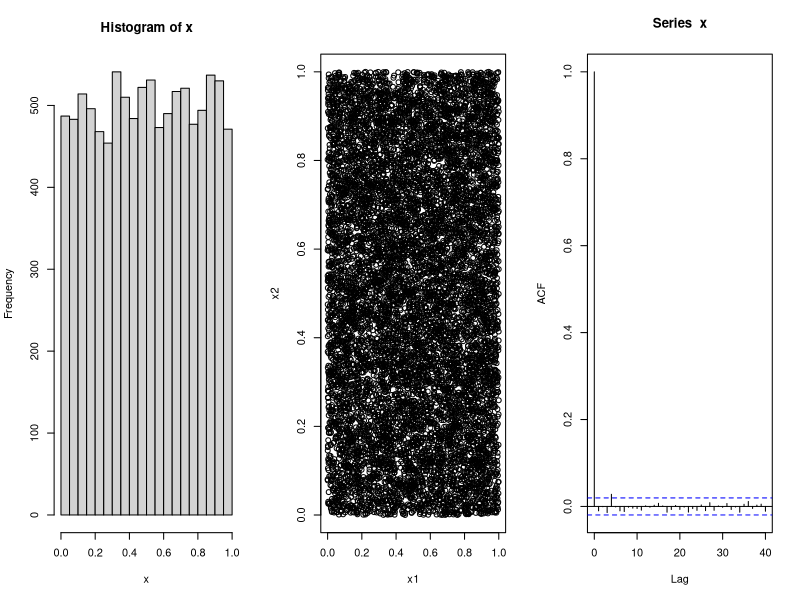
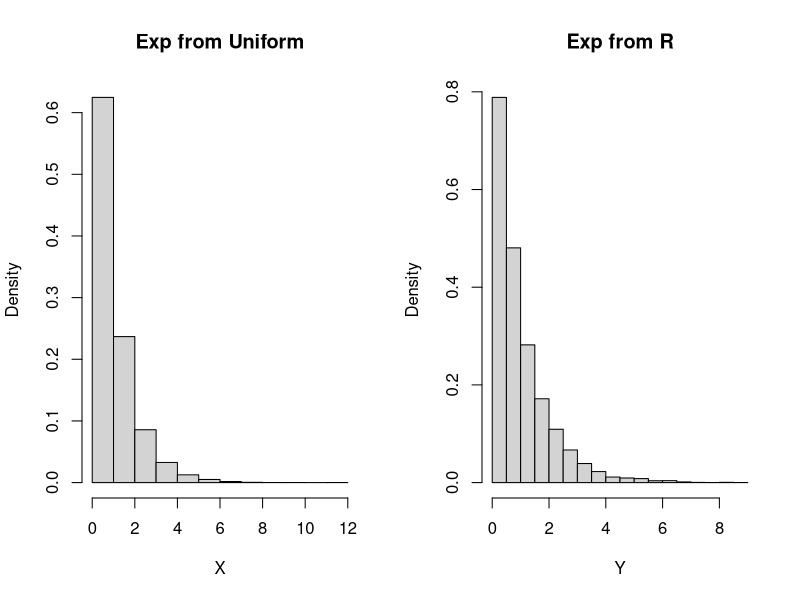

Recreate these plots in R, in order. (Note: this script raises an error after producing the figures.)
####################################################
#####                                          #####
#####       RANDOM  VARIABLE  GENERATION       #####
#####                                          #####
####################################################

# Monte Carlo methods mostly rely on the possibility
# of producing (with a computer) a supposedly endless 
# flow of random variables for well-known or
# new distributions. Such a simulation is, in turn, 
# based on the production of uniform random variables
# on the interval (0; 1). 

# The uniform distribution U[0;1] provides the basic 
# probabilistic representation of randomness on 
# computer and the generators for all other
# distributions require a sequence of uniform 
# variables to be simulated.

#####   UNIFORM  SIMULATION

# Basic uniform generator is runif(), only required
# entry is number of values to be generated.
# Optional parameters are min and max, bounds of interval
# Default is min=0 and max=1

runif(100, min=2, max=5) # produces 100 random variables
        # uniformly distributed between 2 and 5

# We can check the properties

Nsim=10^4    # number of random numbers
x=runif(Nsim)
x1=x[-Nsim]  # vectors to plot
x2=x[-1]     # adjacent pairs
par(mfrow=c(1,3))  # put three plots on a frame

# histogram:
hist(x)

# scatterplot:
plot(x1,x2) # plot of (x_sub_i, x_sub_i+1)

# 
acf(x) # estimated autocorrelation function...random
       # variable generators suffer from residual
       # autocorrelation

# Plots indicate runif() is acceptable for causal
# evaluation as producing a uniform distribution

#### THE INVERSE TRANSFORM (SEE SLIDES FIRST)

# Here we create histograms of exponential random variables
# using the inverse transform (right) and using the R
# command rexp (left), with the Exp(1) density on top

Nsim=10^4 #number of random variables
U=runif(Nsim)
X=-log(U) #transforms of uniforms
Y=rexp(Nsim) #exponentials from R
par(mfrow=c(1,2)) #plots
hist(X,freq=F,main="Exp from Uniform")
hist(Y,freq=F,main="Exp from R")

# If we compare the output from probability inverse
# transform with output from rexp(), the fits to their
# exponential limit are not distinguishable.

#### GENERAL TRANSFORMATION METHODS

U=runif(3*10^4)
U=matrix(data=U,nrow=3) # matrix for sums
X=-log(U) # uniform to exponential
X=2* apply(X,2,sum) # sum up to get chi squares

system.time(test1());system.time(test2())

## A Normal Generator

sadmvn(low=c(1,2,3),upp=c(10,11,12),mean=rep(0,3),var=B)

## Discrete Distributions

Nsim=10^4; lambda=100
spread=3*sqrt(lambda)
t=round(seq(max(0,lambda-spread),lambda+spread,1))
prob=ppois(t, lambda)
X=rep(0,Nsim)
for (i in 1:Nsim){
  u=runif(1)
  X[i]=t[1]+sum(prob<u) }

# Example of negative binomial random variable

Nsim=10^4
n=6;p=.3
y=rgamma(Nsim,n,rate=p/(1-p))
x=rpois(Nsim,y)
hist(x,main="",freq=F,col="grey",breaks=40)
lines(1:50,dnbinom(1:50,n,p),lwd=2,col="sienna")

#####   ACCEPT-REJECT METHODS (SEE SLIDES)

u=runif(1)*M
y=randg(1)
while (u>f(y)/g(y)){
  u=runif(1)*M
  y=randg(1)}

# Accept-Reject Example

optimize(f=function(x){dbeta(x,2.7,6.3)},
         interval=c(0,1),max=T)$objective

Nsim=2500
a=2.7;b=6.3
M=2.67
u=runif(Nsim,max=M) #uniform over (0,M)
y=runif(Nsim) #generation from g
x=y[u<dbeta(y,a,b)] #accepted subsample

# Another example

x=NULL
while (length(x)<Nsim){
  y=runif(Nsim*M)
  x=c(x,y[runif(Nsim*M)*M<dbeta(y,a,b)])}
x=x[1:Nsim]

# Continuation of two examples ago

optimize(f=function(x){dbeta(x,2.7,6.3)/dbeta(x,2,6)},
         max=T,interval=c(0,1))$objective

